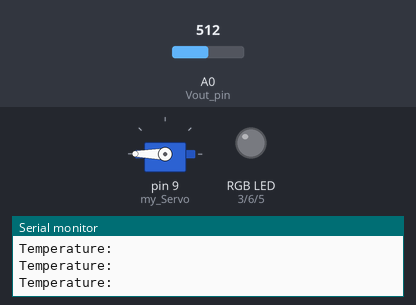
A sketch run on a simulated Arduino Uno, built with avr-gcc and run on an emulated ATmega328P. On the bench: servo, an RGB LED mixed from three pins (HIGH = lit), the last lines printed to the serial monitor. The test bench sets the inputs (shaded band); at power-on: A0 (Vout_pin) = 512. Dim RGB values are drawn brighter than linear.

Above: at 1.2 s.
1.3 s: A0 (Vout_pin) set to 377
4.3 s: A0 (Vout_pin) set to 342
At 5.5 s:
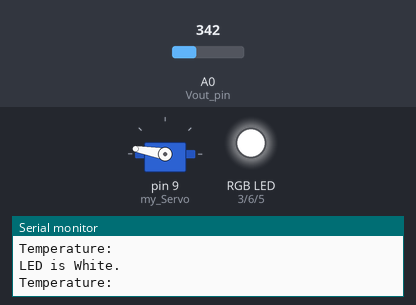
5.8 s: A0 (Vout_pin) set to 306
At 6.1 s:
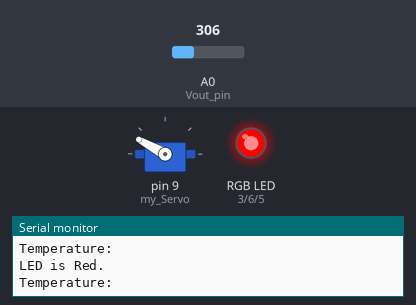
7.3 s: A0 (Vout_pin) set to 276
At 8.5 s:
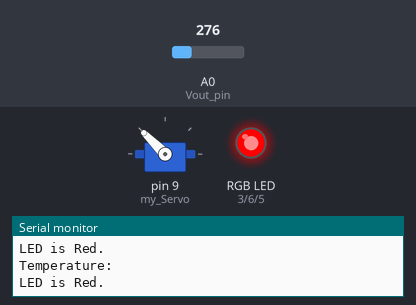
8.8 s: A0 (Vout_pin) set to 258
At 9.2 s:
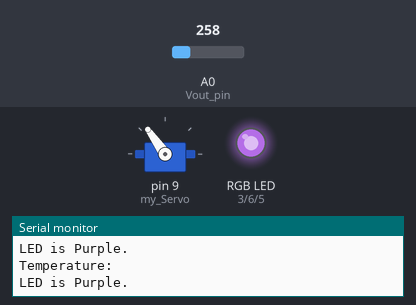
10.3 s: A0 (Vout_pin) set to 122
At 11.4 s:
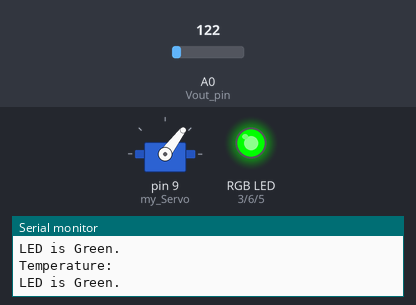
Timing chart, 0 to 12.8 s (numbered marks = the images above; inputs shaded):
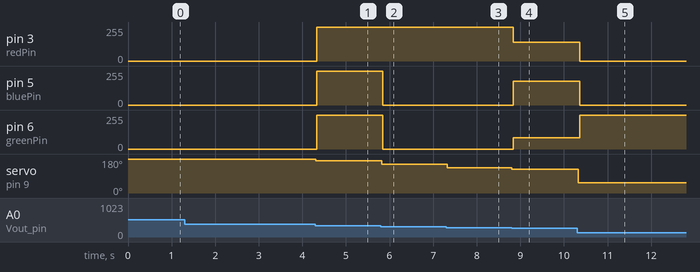

Measured:
- the behaviour switches between 359 and 358 on A0 (Vout_pin) (found by bisection; images 0 and 1)
- the behaviour switches between 267 and 266 on A0 (Vout_pin) (found by bisection; images 3 and 4)
- after the input at 4.3 s, pin 3 (redPin), pin 5 (bluePin), pin 6 (greenPin): 0/255 → 255/255 at once; servo on pin 9 (my_Servo): 180° → 170° at once
- after the input at 5.8 s, pin 5 (bluePin), pin 6 (greenPin): 255/255 → 0/255 after 0.05 s; servo on pin 9 (my_Servo): 170° → 151° at once
- after the input at 7.3 s, servo on pin 9 (my_Servo): 151° → 135° at once
- after the input at 8.8 s, pin 3 (redPin): 255/255 → 140/255 at once; pin 5 (bluePin): 0/255 → 180/255 at once; pin 6 (greenPin): 0/255 → 85/255 at once; servo on pin 9 (my_Servo): 135° → 125° at once
- after the input at 10.3 s, pin 3 (redPin): 140/255 → 0/255 after 0.07 s; pin 5 (bluePin): 180/255 → 0/255 after 0.07 s; pin 6 (greenPin): 85/255 → 255/255 after 0.07 s; servo on pin 9 (my_Servo): 125° → 53° at once

The sketch:

Vishnu_Cansat_2022_2023_Software_Training_Task.ino
```cpp
#include <Servo.h>

// C++ code
// By Vishnu Panganamamula

int redPin = 3;
int bluePin = 5;
int greenPin = 6;
int Vout_pin = A0;
int temp_input;
float temp;
int angle;

Servo my_Servo;

void setup()
{
my_Servo.attach(9);

pinMode(redPin, OUTPUT);
pinMode(bluePin, OUTPUT);
pinMode(greenPin, OUTPUT);

analogWrite(redPin, 0);
analogWrite(greenPin, 0);
analogWrite(bluePin, 0);

Serial.begin(9600);
}

void loop()
{
temp_input = analogRead(Vout_pin);
float voltage = (temp_input/1024.0)*5.0;
float temp = (voltage - 0.5)*100;
angle = map(temp, -40, 125, 0, 180);
my_Servo.write(angle);
Serial.println("Temperature: ");

  //Blue Colour
  if(temp >= -40 && temp <= -10){
    Serial.println("LED is Blue. ");
    setColour(0,0,255);
  }

  //Green Colour
  else if(temp > -10 && temp <= 20){
    Serial.println("LED is Green. ");
    setColour(0,255,0);
  }

  //Yellow Colour
  else if(temp > 20 && temp <= 50){
    Serial.println("LED is Yellow. ");
    setColour(255,255,0);
  }

  //Purple Colour
  else if(temp > 50 && temp <= 80){
    Serial.println("LED is Purple. ");
    setColour(140,85,180);
  }

  //Red Colour
  else if(temp > 80 && temp <= 110){
    Serial.println("LED is Red. ");
    setColour(255,0,0);
  }

  //White Colour
  else if(temp > 110 && temp <= 125){
    Serial.println("LED is White. ");
    setColour(255,255,255);
  }

}

void setColour(int redValue, int greenValue, int blueValue){
  analogWrite(redPin, redValue);
    analogWrite(greenPin, greenValue);
  analogWrite(bluePin, blueValue);
}
```
